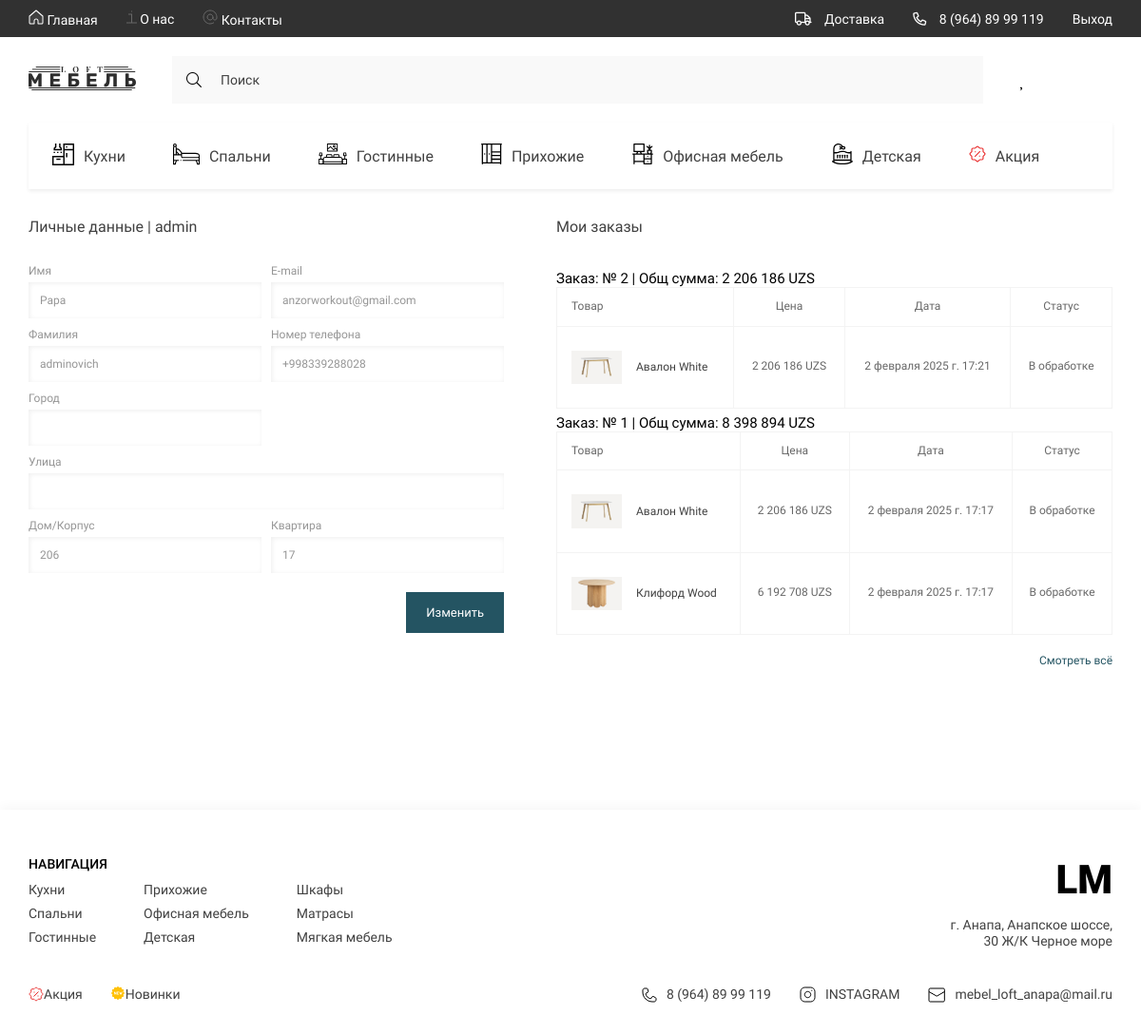
/users/profile/ (signed in), run on an earlier commit of the app's database.
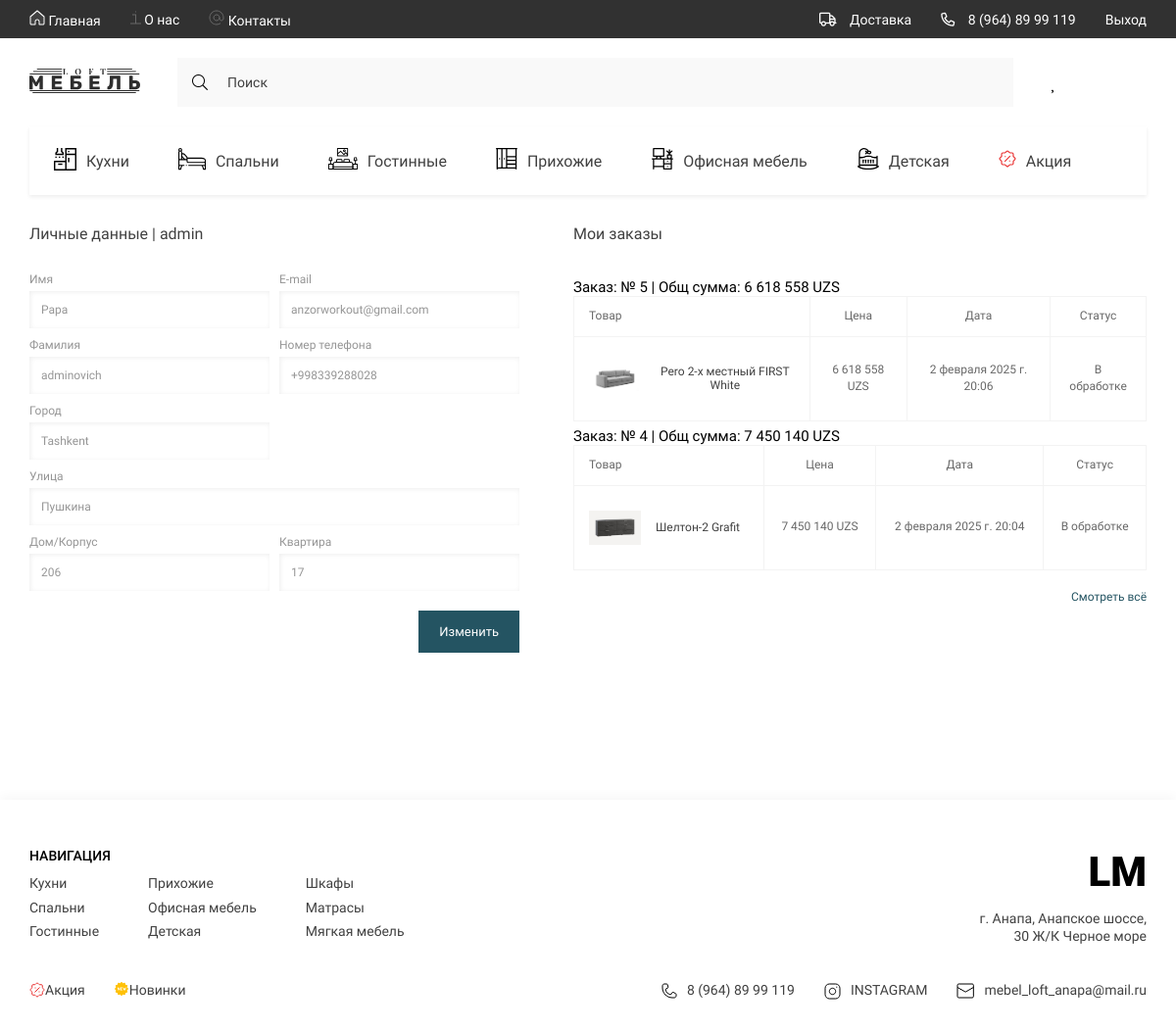
And on a later commit of the database.
### goods/models.py (models this page shows, shortened)
class Category(models.Model):
    title = models.CharField(max_length=150, verbose_name='Название категории')
    parent = models.ForeignKey('self', on_delete=models.CASCADE, related_name='subcategories', blank=True, null=True)
    slug = models.SlugField(unique=True)
    image = models.FileField(upload_to='icons/categories/', verbose_name='Иконка категории', blank=True, null=True)
    def get_absolute_url(self):
        return reverse("goods:catalog", kwargs={"category_slug": self.slug})
    class Meta:
        verbose_name = 'Категорию'
        verbose_name_plural = 'Категории'

class Product(models.Model):
    title = models.CharField(max_length=150, verbose_name='Название товара')
    slug = models.SlugField(unique=True)
    category = models.ForeignKey(Category, on_delete=models.CASCADE, verbose_name='Категория товара')
    description = models.TextField(verbose_name='Описание товара')
    price = models.DecimalField(default=0.00, max_digits=10, decimal_places=0, verbose_name='Цена товара')
    discount = models.DecimalField(default=0.00, max_digits=4, decimal_places=2, verbose_name='Скидка на товар')
    quantity = models.PositiveIntegerField(default=0, verbose_name='Товара в наличии')
    size = models.CharField(max_length=130, verbose_name='Размер товара')
    color_name_ru = models.CharField(default='Белый', verbose_name='Цвет товара ru', max_length=150)
    color_name_en = models.CharField(default='White', verbose_name='Цвет товара en', max_length=150)
    color_code = models.CharField(default='#FFFFFF', verbose_name='Код цвета товара', max_length=10)
    rating = models.DecimalField(default=0.0, max_digits=2, decimal_places=1, verbose_name='Рейтинг товара')
    class Meta:
        verbose_name = 'Товар'
        verbose_name_plural = 'Товары'
        ordering = ('-id',)
    def get_product_image(self):
        if self.images:
            return self.images.all().first().image.url
        else:
            return None

class ProductImage(models.Model):
    image = models.ImageField(upload_to='products/', verbose_name='Фото товара')
    product = models.ForeignKey(Product, on_delete=models.CASCADE, verbose_name='Товар', related_name='images')
    class Meta:
        verbose_name = 'Фото товара'
        verbose_name_plural = 'Фото товара'

### orders/models.py (models this page shows, shortened)
class Order(models.Model):
    user = models.ForeignKey(User, on_delete=models.SET_NULL, related_name='orders', null=True)
    first_name = models.CharField(max_length=150, verbose_name='Имя получателя', null=True)
    last_name = models.CharField(max_length=150, verbose_name='Фамилия получателя', null=True)
    phone_number = models.CharField(max_length=20, verbose_name='Номер телефона')
    city = models.CharField(max_length=70, verbose_name='Город', null=True)
    delivery_address = models.TextField(null=True, blank=True, verbose_name="Адрес доставки")
    requires_delivery = models.CharField(max_length=20, verbose_name='Требуется доставка')
    payment_method = models.CharField(max_length=20, verbose_name='Способ оплаты', blank=True, null=True)
    is_paid = models.BooleanField(default=False, verbose_name="Оплачено")
    status = models.CharField(max_length=50, default='В обработке', verbose_name="Статус заказа")
    created_timestamp = models.DateTimeField(auto_now_add=True, verbose_name='Дата создание заказа')
    class Meta:
        verbose_name = "Заказ"
        verbose_name_plural = "Заказы"
        ordering = ("-id",)

class OrderItem(models.Model):
    order = models.ForeignKey(Order, on_delete=models.CASCADE, verbose_name='Заказ', related_name='order_products', null=True)
    product = models.ForeignKey(Product, on_delete=models.SET_NULL, verbose_name='Продукт', null=True)
    product_title = models.CharField(max_length=150, verbose_name='Название товара')
    product_price = models.DecimalField(default=0.00, max_digits=10, decimal_places=0, verbose_name='Цена товара')
    product_quantity = models.PositiveIntegerField(default=0, verbose_name='Количество')
    product_category = models.CharField(max_length=150, verbose_name='Категория товара')
    product_color_name_en = models.CharField(max_length=150, verbose_name='Цвет товара', null=True)
    objects = OrderItemQuery.as_manager()
    class Meta:
        verbose_name = 'Заказанный товар'
        verbose_name_plural = 'Заказанные товары'
        ordering = ('-id', )
    @property
    def product_sell_price(self):
        if self.product.discount:
            return round(self.product.price - self.product.price*self.product.discount/100) * self.product_quantity
        else:
            return round(self.product.price * self.product_quantity)

### users/models.py (models this page shows)
class User(AbstractUser):
    phone_number = models.CharField(max_length=30, blank=True, null=True, verbose_name='Номер телефона')
    city = models.CharField(max_length=150, blank=True, null=True, verbose_name='Город')
    street = models.CharField(max_length=150, blank=True, null=True, verbose_name='Улица')
    house_or_block = models.CharField(max_length=150, blank=True, null=True, verbose_name='Дом/Корпус')
    home_or_flat = models.CharField(max_length=150, blank=True, null=True, verbose_name='Квартира')
    class Meta:
        verbose_name = 'Пользователя'
        verbose_name_plural = 'Пользователи'

### users/views.py (the view, shortened to what this page needs)
# urls.py: path('profile/', UserProfileView.as_view(), name='profile'),
class UserProfileView(LoginRequiredMixin, UpdateView):
    template_name = 'users/profile.html'
    form_class = ProfileForm
    success_url = reverse_lazy('users:profile')
    def get_object(self, queryset = None):
        return self.request.user

### users/forms.py
class ProfileForm(UserChangeForm):
    first_name = forms.CharField()
    last_name = forms.CharField()
    email = forms.EmailField()
    phone_number = forms.CharField()
    city = forms.CharField(required=False)
    street = forms.CharField(required=False)
    house_or_block = forms.CharField(required=False)
    home_or_flat = forms.CharField(required=False)
    class Meta:
        model = User
        fields = ['first_name', 'last_name', 'email', 'phone_number', 'city', 'street', 'house_or_block', 'home_or_flat']

### goods/templatetags/loft_tags.py (called while the page is built)
@register.simple_tag()
def get_categories():
    return Category.objects.filter(parent=None)

@register.simple_tag()
def get_normal_price(sell_price):
    return f"{int(sell_price):_}".replace("_", " ")

### orders/models.py (called while the page is built)
    def total_price(self):
        return sum(order.product_sell_price for order in self)

### users/templates/users/profile.html (shortened to what the changed rows need)
{% extends 'base.html' %}
{% load static %}
{% load loft_tags %}
{% block content %}
<main class="main">
    <div class="profile">
        <div class="container">
            <div class="profile__content">
                <form class="profile__form" method="post" action="{% url "users:profile" %}">
                    <h2 class="profile__title">Личные данные {% if request.user.is_authenticated %}| {{ request.user }}{% endif %}</h2>
                    <div class="profile__form-grid">
                        <div class="input__title">
                            <h2>Имя</h2>
                            <input type="first_name" value="{% if form.first_name.value %}{{ form.first_name.value }}{% endif %}" class="contact__section-input" id="id_first_name" name="first_name" required>
                        </div>
                        <div class="input__title">
                            <h2>E-mail</h2>
                            <input type="email" value="{% if form.email.value %}{{ form.email.value }}{% endif %}" class="contact__section-input" id="id_email" name="email" required>
                        </div>
                        <div class="input__title">
                            <h2>Фамилия</h2>
                            <input type="last_name" value="{% if form.last_name.value %}{{ form.last_name.value }}{% endif %}" class="contact__section-input" id="id_last_name" name="last_name" required>
                        </div>
                        <div class="input__title">
                            <h2>Номер телефона</h2>
                            <input type="phone_number" value="{% if form.phone_number.value %}{{ form.phone_number.value }}{% endif %}" class="contact__section-input" id="id_phone_number" name="phone_number" required>
                        </div>
                        <div class="input__title">
                            <h2>Город</h2>
                            <input type="text" value="{% if form.city.value %}{{ form.city.value }}{% endif %}" class="contact__section-input" id="id_city" name="city">
                        </div>
                        <div></div>
                        <div class="input__title _span-two">
                            <h2>Улица</h2>
                            <input type="text" value="{% if form.street.value %}{{ form.street.value }}{% endif %}" class="contact__section-input" id="id_street" name="street">
                        </div>
                        <div class="input__title">
                            <h2>Дом/Корпус</h2>
                            <input type="text" value="{% if form.house_or_block.value %}{{ form.house_or_block.value }}{% endif %}" class="contact__section-input" id="id_house_or_block" name="house_or_block">
                        </div>
                        <div class="input__title">
                            <h2>Квартира</h2>
                            <input type="text" value="{% if form.home_or_flat.value %}{{ form.home_or_flat.value }}{% endif %}" class="contact__section-input" id="id_home_or_flat" name="home_or_flat">
                        </div>
                    </div>
                    <button class="btn profile__btn">Изменить</button>
                </form>
                {% if request.user.orders.all %}
                <div class="profile__orders">
                    <h2 class="profile__title">Мои заказы</h2>
                    {% for order in request.user.orders.all|slice:":2" %}
                    <table class="profile__table">
                        <span style="font-size: 15px; margin-top: 6px;">Заказ: № {{ order.id }} | Общ сумма: {% get_normal_price order.order_products.total_price %} UZS</span>
                        <tr>
                            <td colspan="4">Товар</td>
                            <td>Цена</td>
                            <td>Дата</td>
                            <td>Статус</td>
                        </tr>
                        {% for order_item in order.order_products.all %}
                        <tr >
                            <td colspan="4" class="profile__title-adaptive">
                                <div class="tabel__item">
                                    <img src={{ order_item.product.get_product_image }} alt="img">
                                    <span>{{ order_item.product_title }} {{ order_item.product_color_name_en }}
                                        </span>
                                </div>
                            </td>
                            <td class="profile__tabel-data">{% get_normal_price order_item.product_sell_price %} UZS</td>
                            <td class="profile__tabel-data">{{ order.created_timestamp }}</td>
                            <td class="profile__tabel-data">{{ order.status }}</td>
                        </tr>
                        {% endfor %}
                    </table>
                    {% endfor %}
                </div>
                {% else %}
                <span>У вас нет заказов</span>
                {% endif %}
            </div>
        </div>
    </div>
</main>
{% endblock content %}

### templates/base.html (shortened to what the changed rows need)
{% load static %}
{% load loft_tags %}
{% load fav_tags %}
<!DOCTYPE html>
<html lang="ru">
<head>
    {% include 'components_base/_styles.html' %}
</head>
<body>
    <div class="wrapper">
        <header class="header">
            <div class="container">
                <div class="header__content">
                    <ul class="header__list _categories">
                        {% get_categories as categories %}
                        {% for category in categories|slice:":7" %}
                        <li>
                            <a href={{ category.get_absolute_url }} class="header__list-links">
                                <span class="header__list-img">
                                    {% if category.image %}
                                    <img src="{{ category.image.url }}" alt="icons">
                                    {% endif %}
                                </span>
                                {{ category.title }}
                            </a>
                        </li>
                        {% endfor %}
                    </ul>
                </div>
            </div>
        </header>
        {% block content %}
        {% endblock content %}
        {% include "layout/_footer.html" %}
    </div>
</body>
</html>

### templates/layout/_footer.html
{% load static %}
{% load loft_tags %}
<footer class="footer">
    <div class="container">
        <div class="footer__content">
            <div class="footer__navigate">
                <div class="footer__navigate-part">
                    <h2 class="footer__navigate-title">НАВИГАЦИЯ</h2>
                    <div class="footer__navigate-lists">
                        <ul class="footer__navigate-list">
                            {% for category in categories|slice:":3" %}
                            <li><a href="{{ category.get_absolute_url }}" class="footer__navigate-links">{{ category.title }}</a></li>
                            {% endfor %}
                        </ul>
                        <ul class="footer__navigate-list">
                            {% for category in categories|slice:"3:6" %}
                            <li><a href="{{ category.get_absolute_url }}" class="footer__navigate-links">{{ category.title }}</a></li>
                            {% endfor %}
                        </ul>
                        <ul class="footer__navigate-list">
                            {% for category in categories|slice:"8:11" %}
                            <li><a href="{{ category.get_absolute_url }}" class="footer__navigate-links">{{ category.title }}</a></li>
                            {% endfor %}
                        </ul>
                    </div>
                </div>
                <div class="footer__navigate-part _right">
                    <a href="{% url "home:index" %}" class="footer__logo">LM</a>
                    <p class="footer__adress">г. Анапа, Анапское шоссе, 30 Ж/К Черное море</p>
                </div>
            </div>
            <div class="footer__social">
                <ul class="footer__navigate-list _short">
                    {% for category in categories|slice:"6:8" %}
                    <img src={{ category.image.url }} alt="icons"><li><a href="{{ category.get_absolute_url }}" class="footer__navigate-links">{{ category.title }}</a></li>
                    {% endfor %}
                </ul>
                <ul class="footer__social-list">
                    <li>
                        <a href="tel:89648999119" class="footer__social-links">
                            <img src={% static 'base/assets/icons/phone.svg' %} alt="phone">
                            8 (964) 89 99 119
                        </a>
                    </li>
                    <li>
                        <a href="https://www.instagram.com/" target="_blank" class="footer__social-links">
                            <img src={% static 'base/assets/icons/inst.svg' %} alt="insta">
                            INSTAGRAM
                        </a>
                    </li>
                    <li>
                        <a href="mailto:mebel_loft_anapa@mail.ru" target="_blank" class="footer__social-links">
                            <img src={% static 'base/assets/icons/mail.svg' %} alt="mail">
                            mebel_loft_anapa@mail.ru
                        </a>
                    </li>
                </ul>
            </div>
        </div>
    </div>
</footer>

What changed in the data, as far as the page shows it:
no longer on this page (row unchanged): Order: id "2", id.product_quantity "2 206 186", created_timestamp "2 февраля 2025 г. 17:21", status "В обработке"
no longer on this page (row unchanged): OrderItem: product.get_product_image (picture), product_title "Авалон", product_color_name_en "White", product+product_quantity "2 206 186", shown under "2"
no longer on this page (row unchanged): Order: id "1", id.product_quantity "8 398 894", created_timestamp "2 февраля 2025 г. 17:17", status "В обработке"
no longer on this page (row unchanged): OrderItem: product.get_product_image (picture), product_title "Авалон", product_color_name_en "White", product+product_quantity "2 206 186", shown under "1"
no longer on this page (row unchanged): OrderItem: product.get_product_image (picture), product_title "Клифорд", product_color_name_en "Wood", product+product_quantity "6 192 708", shown under "1"
changed User "admin": city (not shown) → "Tashkent"; street (not shown) → "Пушкина"
added Order: id "5", id.product_quantity "6 618 558", created_timestamp "2 февраля 2025 г. 20:06", status "В обработке"
added OrderItem: product.get_product_image (picture), product_title "Pero 2-х местный FIRST", product_color_name_en "White", product+product_quantity "6 618 558", shown under "5"
added Order: id "4", id.product_quantity "7 450 140", created_timestamp "2 февраля 2025 г. 20:04", status "В обработке"
added OrderItem: product.get_product_image (picture), product_title "Шелтон-2", product_color_name_en "Grafit", product+product_quantity "7 450 140", shown under "4"
